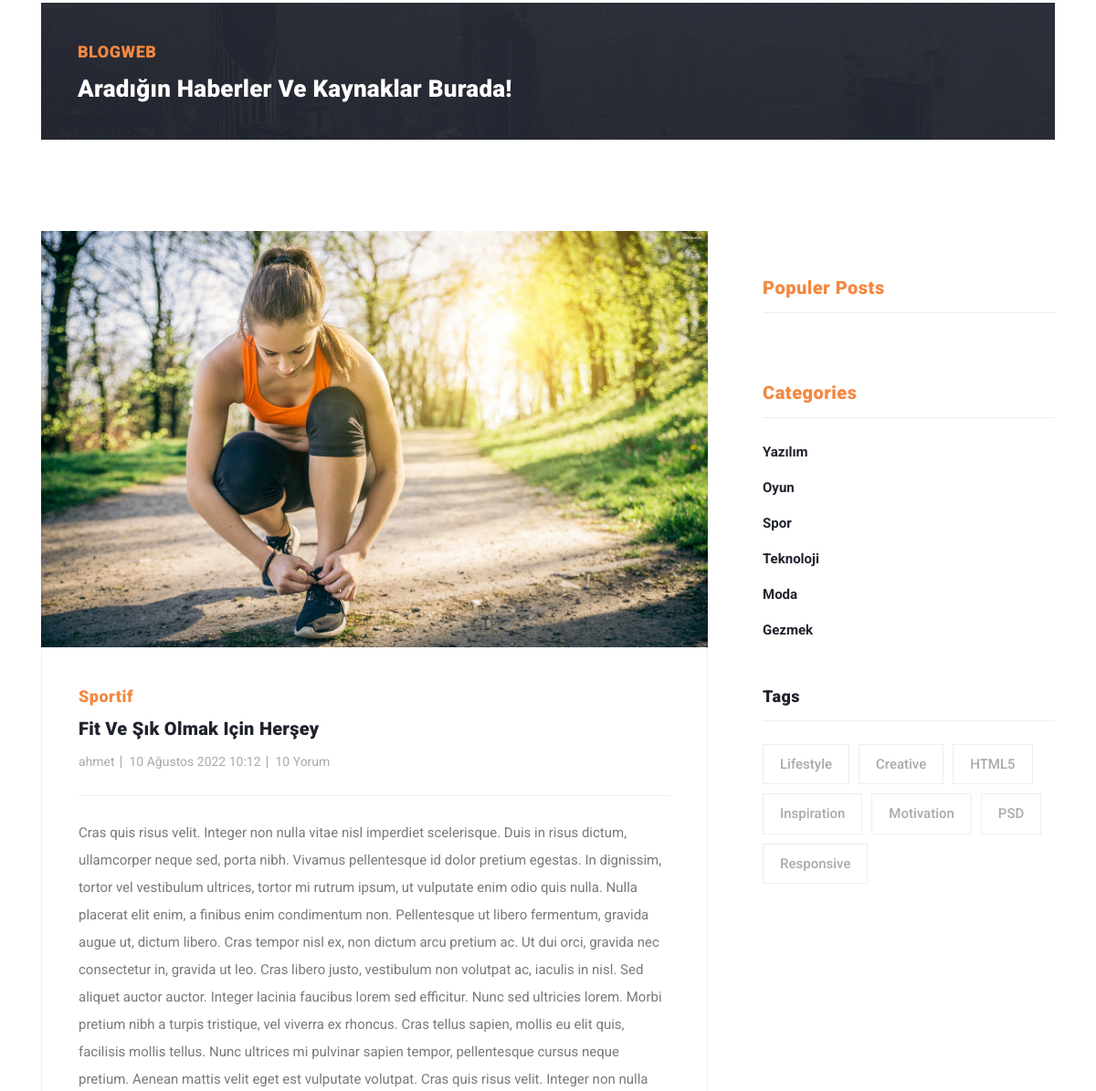
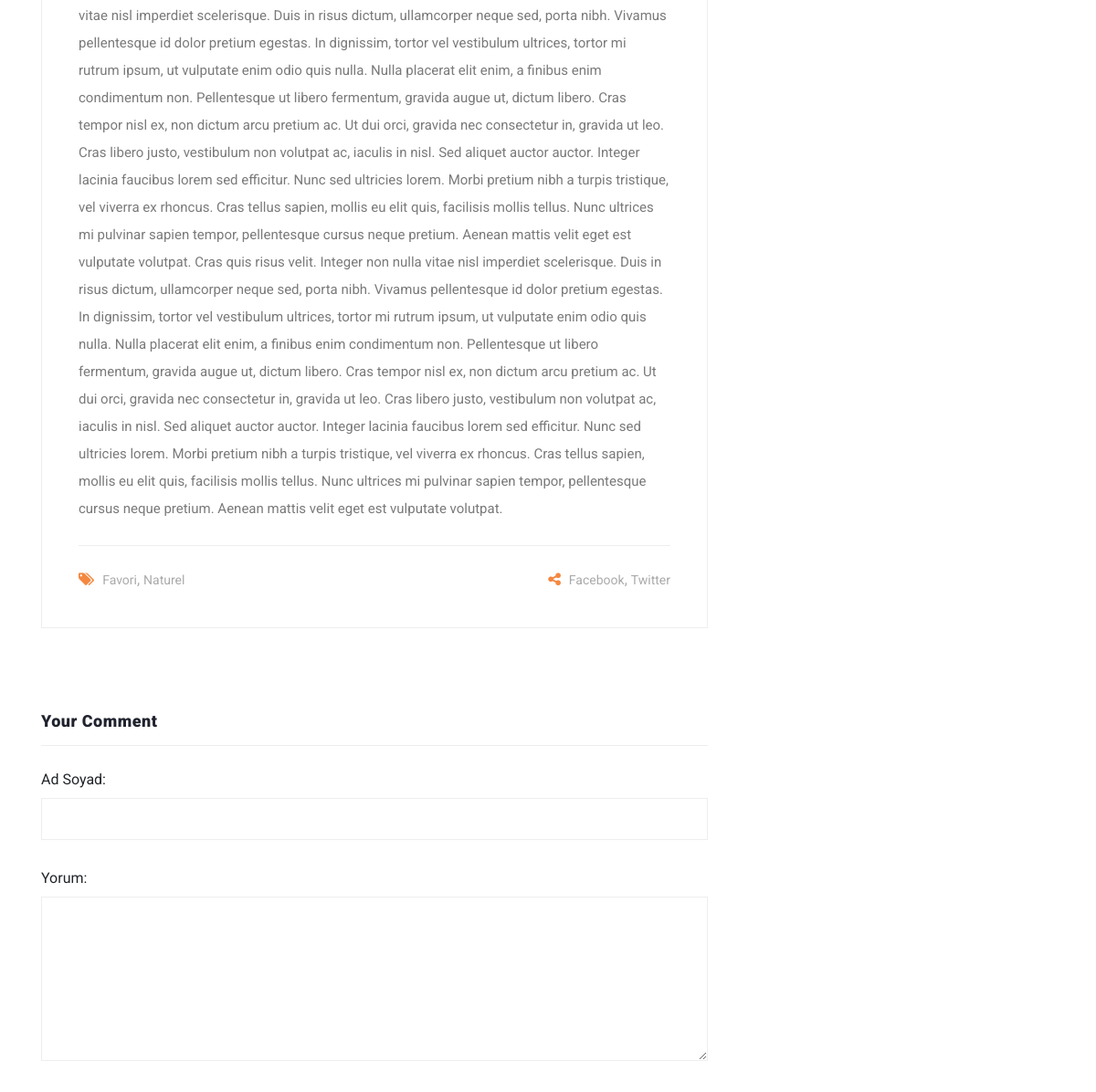
/post/7 (middle part), run on an earlier commit of the app's database (2 pictures, top to bottom).
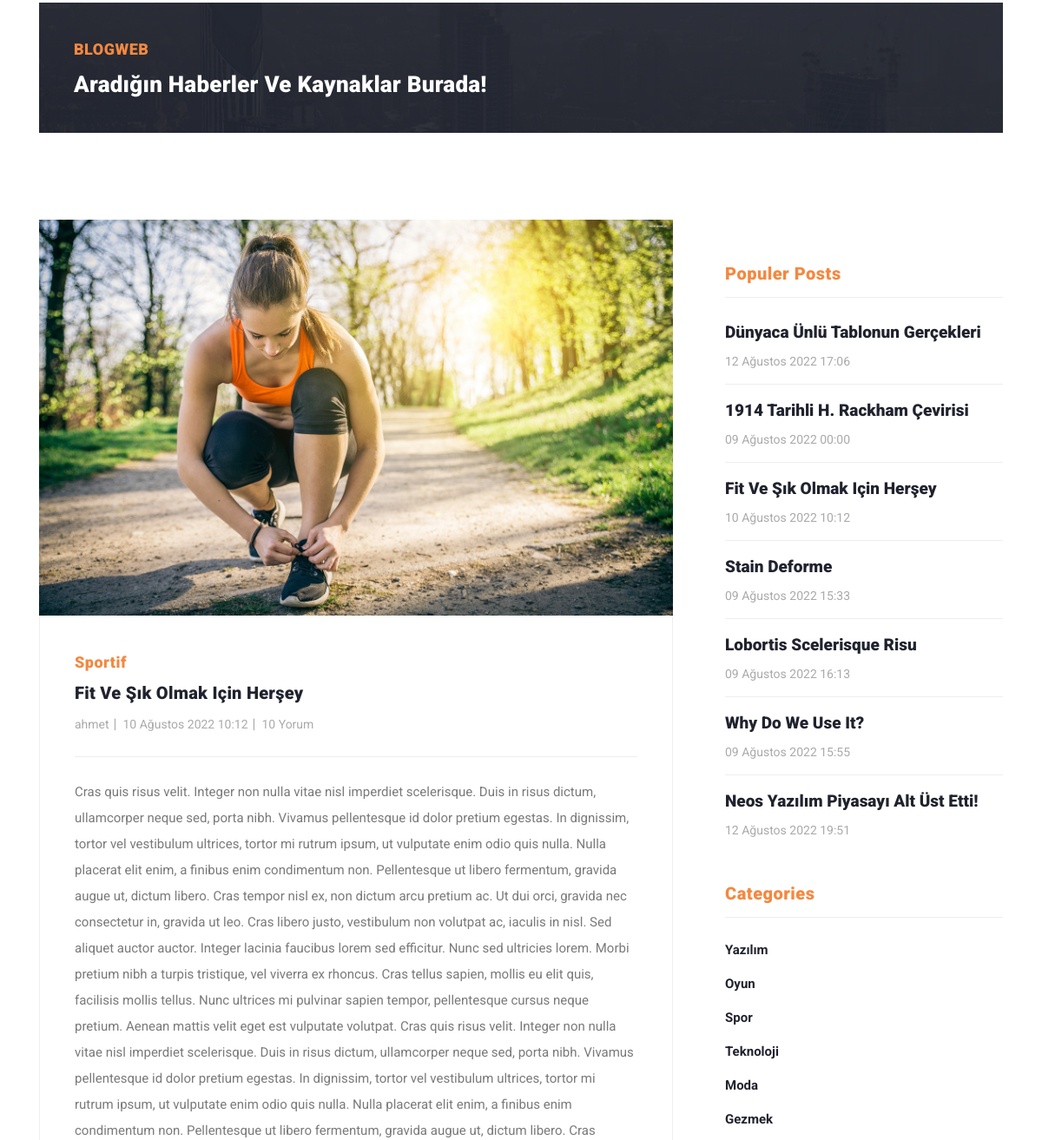
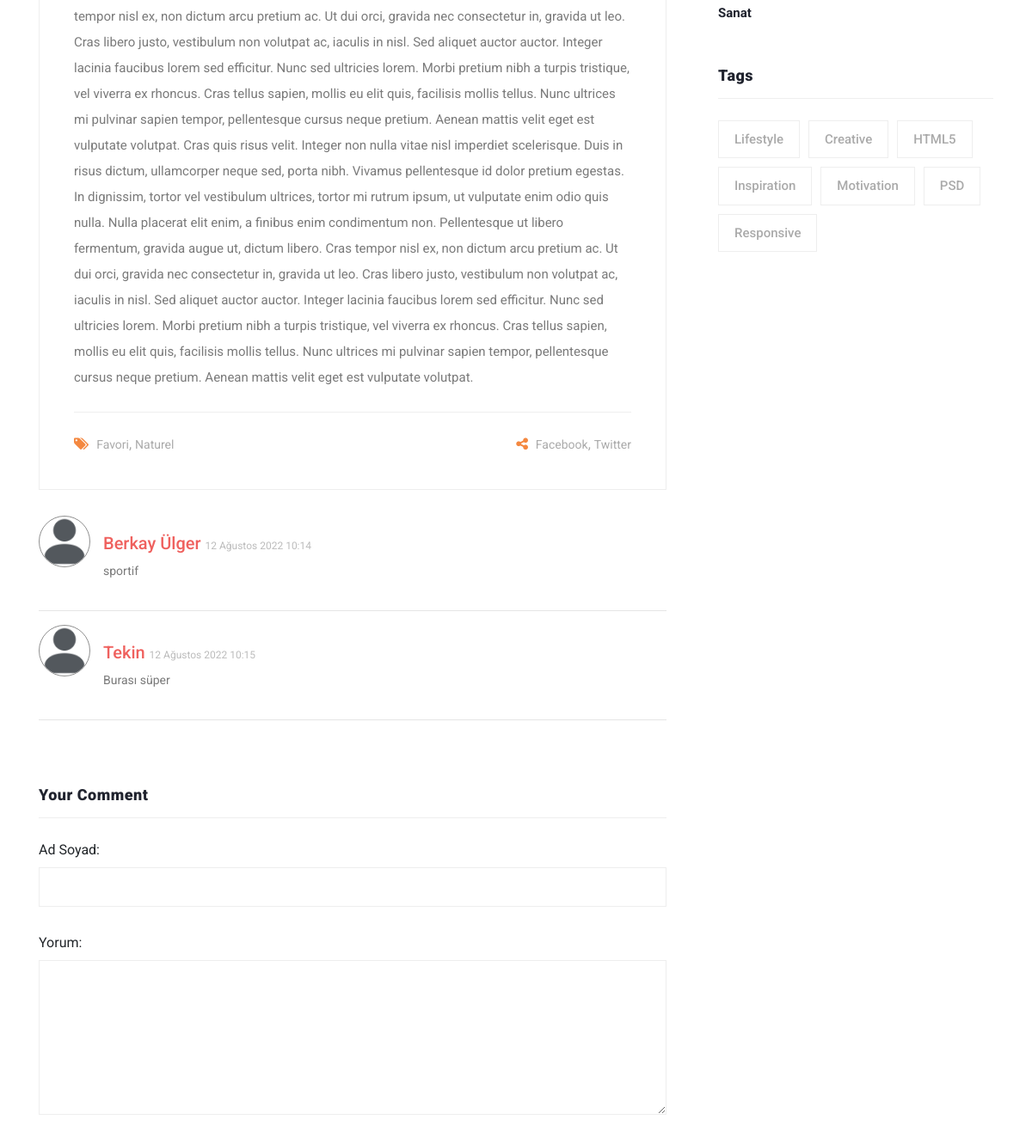
And on a later commit of the database (2 pictures, top to bottom).
### myApp/models.py (models this page shows, shortened)
class Category(models.Model):
    title = models.CharField(max_length=200)
    slug = models.SlugField(max_length=200, default="")
    image = models.ImageField(null=True, blank=True, upload_to="category")

class Post(models.Model):
    user = models.ForeignKey(User, on_delete=models.CASCADE, null=True)
    media = models.FileField( upload_to='', null=True, blank=True, verbose_name="Blog Resmi")
    medianame = models.CharField( max_length=100, verbose_name="media name", null=True)
    name = models.CharField( max_length=50, verbose_name="Post name")
    name2 = models.CharField( max_length=100, verbose_name="Post name2", null=True)
    textinfo = models.TextField(max_length=1000, verbose_name="Text info", null=True)
    textpost = models.TextField(verbose_name="Text post", null=True)
    dateshare = models.DateTimeField(blank=True, null=True, verbose_name="Share Date", auto_now_add=True)
    category = models.ForeignKey(Category, on_delete=models.CASCADE, null=True) # categoriyle ilişki kuruldu
    class Meta:
        ordering = ['-dateshare']

class Comments(models.Model):
    post = models.ForeignKey(Post, on_delete= models.CASCADE, related_name='comments')
    name = models.CharField(max_length=100, verbose_name="Ad Soyad")
    content = models.TextField(max_length=500, verbose_name='Yorum')
    created_date = models.DateTimeField(auto_now_add=True)
    approved_comment = models.BooleanField(default=False)

### myApp/views.py (the view)
# urls.py: path('post/<int:pk>', postDetails, name='detail'),
def postDetails(request, pk):
    post = get_object_or_404(Post, pk=pk) # slug detail sayfası için seçili olan id alır
    comments = post.comments.filter(approved_comment=True)
    form = CommentForm(request.POST or None)
    if form.is_valid():
        comment = form.save(commit=False)
        comment.post = post
        comment.save()
        return HttpResponseRedirect(post.get_absolute_url())
    context = {
        "postdetails": post,
        'comments': comments,
        'form' : form,
        "postsall": Post.objects.all(),
        "currentpost": CurrentPost.objects.all(),
        'category': Category.objects.all(),
        }
    return render(request, 'post-details.html', context)

### myApp/forms.py
class CommentForm(forms.ModelForm):
    class Meta:
        model = Comments
        fields = [
            'name',
            'content',
        ]

### templates/post-details.html (shortened to what the changed rows need)
{% include "partials/_header.html" %}
{% load static %}
    <section class="blog-posts grid-system">
      <div class="container">
        <div class="row">
          <div class="col-lg-8">
            <div class="all-blog-posts">
              <div class="row">
                <div class="col-lg-12">
                  <div class="blog-post">
                    <div class="blog-thumb">
                      <img src="{{ postdetails.media.url }}"  alt="">
                    </div>
                    <div class="down-content">
                      <span>{{ postdetails.name }}</span>
                      <a href="#"><h4>{{ postdetails.name2 }}</h4></a>
                      <ul class="post-info">
                        <li><a href="#">{{ postdetails.user }}</a></li>
                        <li><a href="#">{{ postdetails.dateshare }}</a></li>
                        <li><a href="#">10 Yorum</a></li>
                      </ul>
                      <p>{{ postdetails.textpost }}</p>
                      <div class="post-options">
                        <div class="row">
                        </div>
                      </div>
                    </div>
                  </div>
                </div>
                <div class="col-lg-12">
                  {% for comment in comments %}
                    {% if comment.approved_comment  %}
                      <div class="comment" style="display: flex;">
                        <div >
                          <div style="width: 60px; height: 60px; border-radius: 50%; overflow: hidden; border:1px solid rgba(0, 0, 0, 0.44); display:flex; justify-content:center; ">
                            <img src="{% static 'images/User-avatar.svg.png' %}" alt="" style="width:100%;">
                          </div>
                        </div>
                        <div style="width: 100%;  ">
                        <h5 style="color: rgb(239, 97, 94); float: left; margin: 20px 5px 5px 15px; padding: 0px;  ">
                           {{ comment.name }}  <small style="color: rgb(188, 188, 188); font-size: 12px;"> {{ comment.created_date }} </small> </h5>
                        <br>
                          <p style="font-size: 14px; margin: 25px 15px 15px 15px; padding: 0;">{{ comment.content }}</p>
                        </div>
                        <br>
                      </div>
                      <hr>
                    {% endif %}
                  {% endfor %}
                </div>
                <div class="col-lg-12">
                  {% include "forms.html" %}
                </div>
              </div>
            </div>
          </div>
          <div class="col-lg-4">
            <div class="sidebar">
              <div class="row">
                <div class="col-lg-12">
                  <div class="sidebar-item recent-posts">
                    <div class="sidebar-heading">
                      <h2 style='font-size: 20px !important; color: #f48840;'>Populer Posts</h2>
                    </div>
                    <div class="content">
                      <ul>
                        {% for pos in currentpost %}
                        {% for postal in postsall %}
                        {% if pos.post.name == postal.name %}
                        <li>
                          <a href="{% url 'detail' postal.id %}">
                            <h5>{{ postal.name2 }}</h5>
                            <span>{{ postal.dateshare }}</span>
                          </a>
                        </li>
                        {% endif %}
                        {% endfor %}
                        {% endfor %}
                      </ul>
                    </div>
                  </div>
                </div>
                <div class="col-lg-12">
                  <div class="sidebar-item categories">
                    <div class="sidebar-heading">
                      <h2 style="font-size: 20px !important; color: #f48840;">Categories</h2>
                    </div>
                    <div class="content">
                      <ul>
                        {% for cate in category %}
                        <li><a href="{% url 'category' cate.id %}"> {{ cate.title }} </a></li>
                        {% endfor %}
                      </ul>
                    </div>
                  </div>
                </div>
                <div class="col-lg-12">
                  <div class="sidebar-item tags">
                    <div class="sidebar-heading">
                      <h2>Tags</h2>
                    </div>
                  </div>
                </div>
              </div>
            </div>
          </div>
        </div>
      </div>
    </section>
{% include "partials/_footer.html" %}

What changed in the data, as far as the page shows it:
added Comments: approved_comment True (drawn), name "Berkay Ülger", created_date "12 Ağustos 2022 10:14", content "sportif"
added Comments: approved_comment True (drawn), name "Tekin", created_date "12 Ağustos 2022 10:15", content "Burası süper"
added Post: name2 "Dünyaca Ünlü Tablonun Gerçekleri", dateshare "12 Ağustos 2022 17:06"
now on this page (row unchanged): Post: name2 "1914 Tarihli H. Rackham Çevirisi", dateshare "09 Ağustos 2022 00:00"
added CurrentPost: Post (name2 "Fit Ve Şık Olmak Için Herşey", dateshare "10 Ağustos 2022 10:12")
now on this page (row unchanged): Post: name2 "Stain Deforme", dateshare "09 Ağustos 2022 15:33"
now on this page (row unchanged): Post: name2 "Lobortis Scelerisque Risu", dateshare "09 Ağustos 2022 16:13"
now on this page (row unchanged): Post: name2 "Why Do We Use It?", dateshare "09 Ağustos 2022 15:55"
added Post: name2 "Neos Yazılım Piyasayı Alt Üst Etti!", dateshare "12 Ağustos 2022 19:51"
added Category: title "Sanat"
